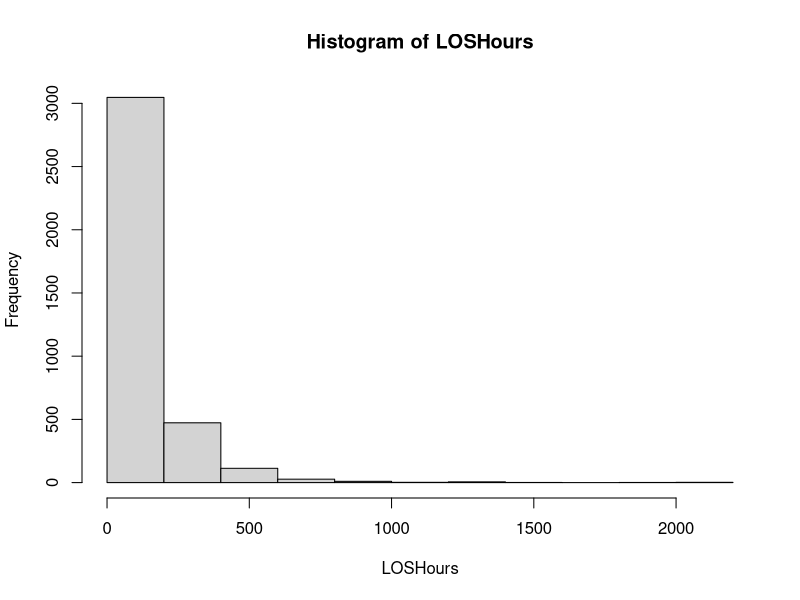
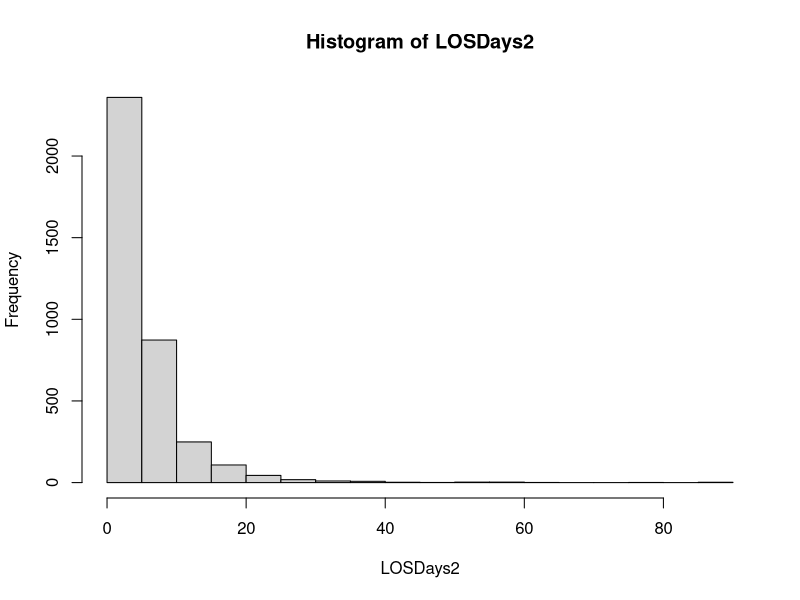
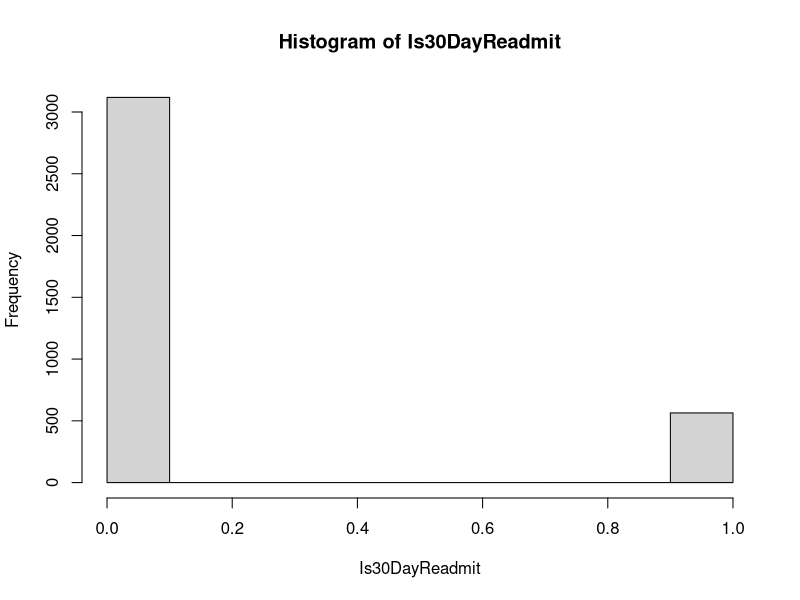
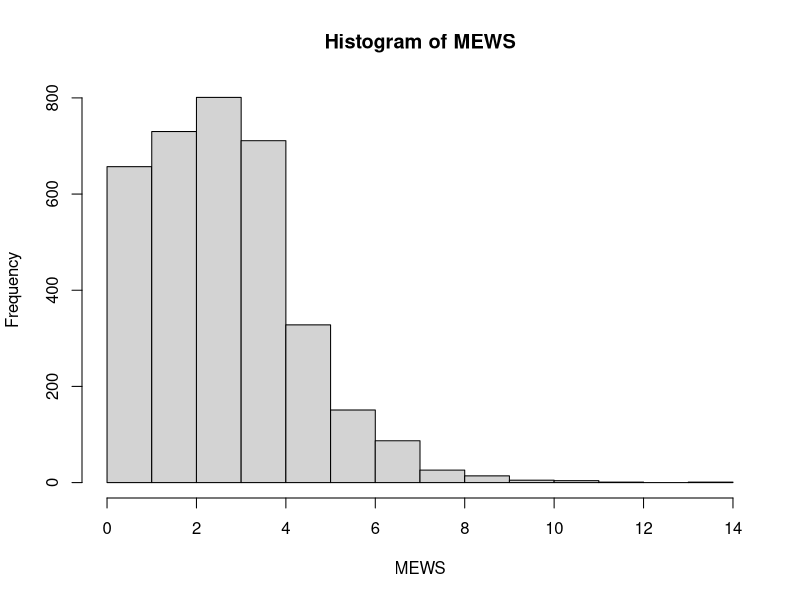
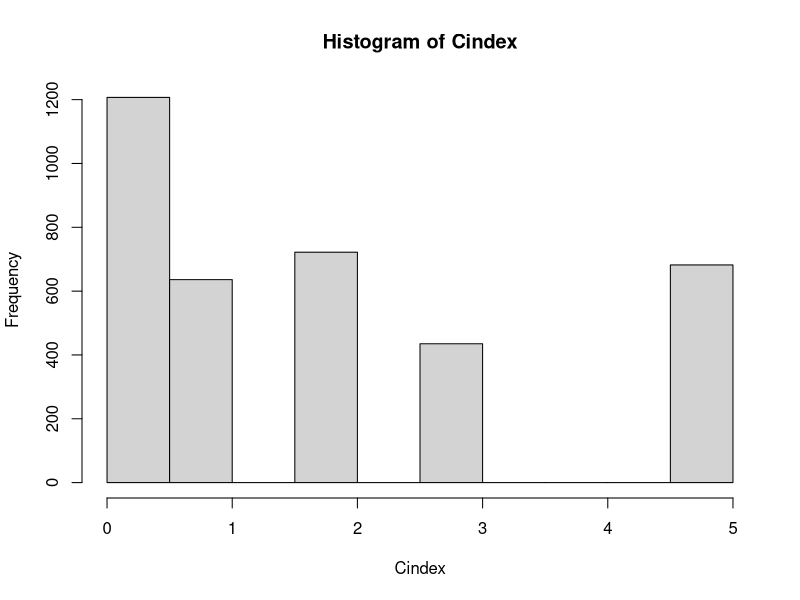
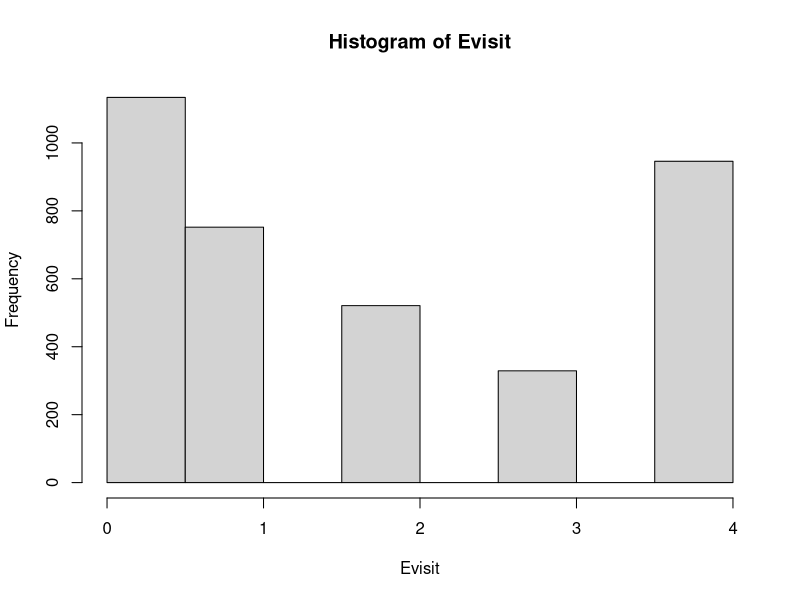
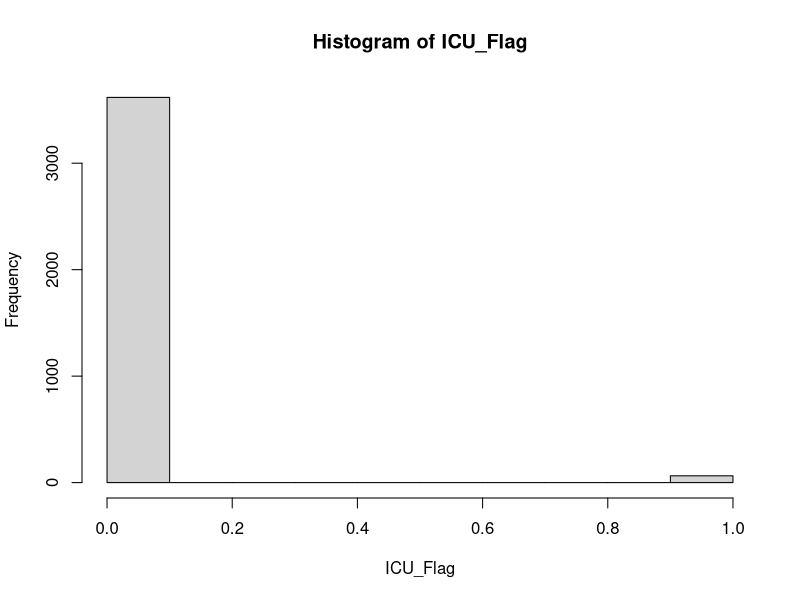
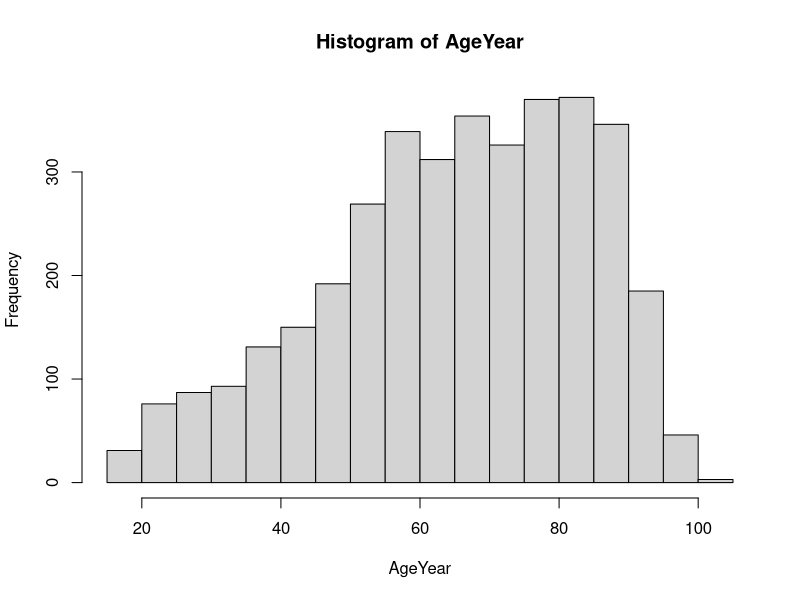

Recreate these plots in R, in order.
library(readxl)
GHProject_Dataset <- read_excel("GHProject_Dataset.xlsx") #load data
View(GHProject_Dataset)

attach(GHProject_Dataset)

summary(GHProject_Dataset) #summary for each column
names(GHProject_Dataset) #column names
sapply(GHProject_Dataset, class) #class for each column

#histograms for numeric variables
hist(LOSHours)
hist(LOSDays2)
hist(Is30DayReadmit)
hist(MEWS)
hist(Cindex)
hist(Evisit)
hist(ICU_Flag)
hist(AgeYear)
hist(BMI)
hist(BPSYSTOLIC)
hist(O2SAT)
hist(TEMPERATURE)
hist(HEARTRATE)
hist(RESPIRATIONRATE)
hist(BPDIASTOLIC)
hist(FacilityZip)


#what are the inputs of char variables?
unique(Race)
unique(Religion)
unique(PostalCode)
unique(MaritalStatus)
unique(FacilityName)
unique(InsuranceType)
